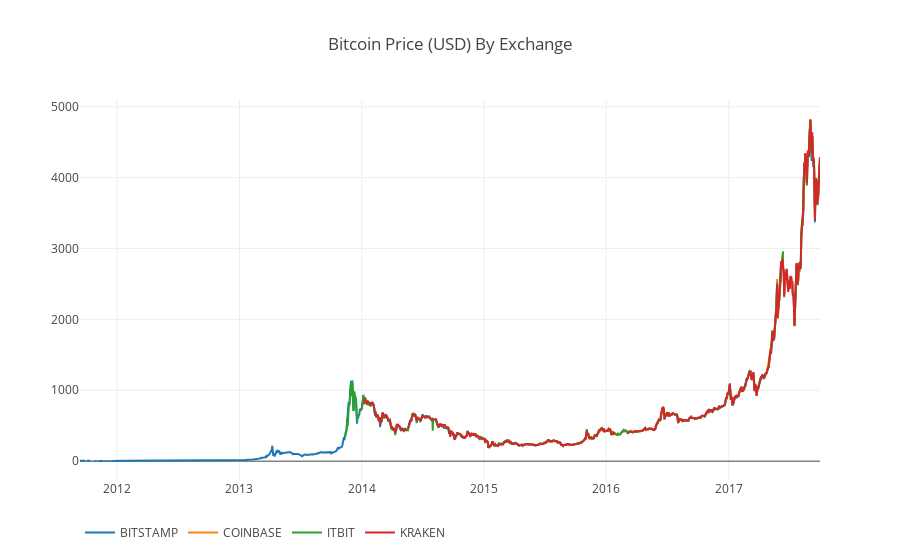

Notebook cell for this chart:
### Code cell
# Plot the revised dataframe
df_scatter(btc_usd_datasets, 'Bitcoin Price (USD) By Exchange')

### Figure 1 — Plotly figure (JSON) as saved in the notebook; plotly's stock layout.template omitted (floating-point values rounded to 4 significant figures; data arrays with more than 128 entries replaced by an {"elided": "..."} marker saying what was removed)
{"data": [{"name": "BITSTAMP", "type": "scatter", "visible": "visible", "x": {"elided": "2210 str values"}, "y": {"elided": "2210 float values"}}, {"name": "COINBASE", "type": "scatter", "visible": "visible", "x": {"elided": "2210 str values"}, "y": {"elided": "2210 float values"}}, {"name": "ITBIT", "type": "scatter", "visible": "visible", "x": {"elided": "2210 str values"}, "y": {"elided": "2210 float values"}}, {"name": "KRAKEN", "type": "scatter", "visible": "visible", "x": {"elided": "2210 str values"}, "y": {"elided": "2210 float values"}}], "layout": {"legend": {"orientation": "h"}, "title": "Bitcoin Price (USD) By Exchange", "xaxis": {"type": "date"}, "yaxis": {"showticklabels": true, "title": "", "type": "linear"}}}
